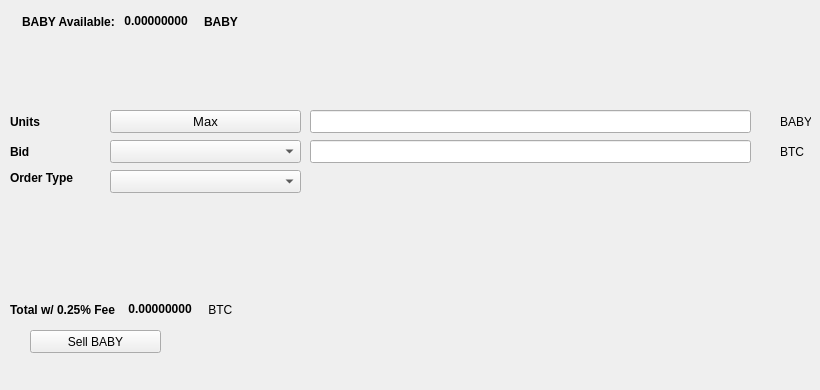
   <widget class="QWidget" name="SellTab">
    <attribute name="title">
     <string>Sell</string>
    </attribute>
    <widget class="QLabel" name="label_16">
     <property name="geometry">
      <rect>
       <x>780</x>
       <y>140</y>
       <width>31</width>
       <height>23</height>
      </rect>
     </property>
     <property name="text">
      <string>BTC</string>
     </property>
    </widget>
    <widget class="QComboBox" name="SellBidcomboBox">
     <property name="geometry">
      <rect>
       <x>110</x>
       <y>140</y>
       <width>191</width>
       <height>23</height>
      </rect>
     </property>
     <property name="font">
      <font>
       <pointsize>10</pointsize>
      </font>
     </property>
    </widget>
    <widget class="QLabel" name="label_18">
     <property name="geometry">
      <rect>
       <x>10</x>
       <y>110</y>
       <width>46</width>
       <height>23</height>
      </rect>
     </property>
     <property name="font">
      <font>
       <weight>75</weight>
       <bold>true</bold>
      </font>
     </property>
     <property name="text">
      <string>Units</string>
     </property>
    </widget>
    <widget class="QPushButton" name="Sell_Max_Amount">
     <property name="geometry">
      <rect>
       <x>110</x>
       <y>110</y>
       <width>191</width>
       <height>23</height>
      </rect>
     </property>
     <property name="font">
      <font>
       <pointsize>10</pointsize>
      </font>
     </property>
     <property name="text">
      <string>Max</string>
     </property>
    </widget>
    <widget class="QLabel" name="label_20">
     <property name="geometry">
      <rect>
       <x>10</x>
       <y>170</y>
       <width>91</width>
       <height>16</height>
      </rect>
     </property>
     <property name="font">
      <font>
       <weight>75</weight>
       <bold>true</bold>
      </font>
     </property>
     <property name="text">
      <string>Order Type</string>
     </property>
    </widget>
    <widget class="QComboBox" name="SellOrdertypeCombo">
     <property name="geometry">
      <rect>
       <x>110</x>
       <y>170</y>
       <width>191</width>
       <height>23</height>
      </rect>
     </property>
     <property name="font">
      <font>
       <pointsize>10</pointsize>
      </font>
     </property>
    </widget>
    <widget class="QLabel" name="label_21">
     <property name="geometry">
      <rect>
       <x>10</x>
       <y>140</y>
       <width>46</width>
       <height>23</height>
      </rect>
     </property>
     <property name="font">
      <font>
       <weight>75</weight>
       <bold>true</bold>
      </font>
     </property>
     <property name="text">
      <string>Bid</string>
     </property>
    </widget>
    <widget class="QLabel" name="label_22">
     <property name="geometry">
      <rect>
       <x>780</x>
       <y>110</y>
       <width>31</width>
       <height>23</height>
      </rect>
     </property>
     <property name="text">
      <string>BABY</string>
     </property>
    </widget>
    <widget class="QLineEdit" name="UnitsInputBABY">
     <property name="geometry">
      <rect>
       <x>310</x>
       <y>110</y>
       <width>441</width>
       <height>23</height>
      </rect>
     </property>
     <property name="font">
      <font>
       <pointsize>9</pointsize>
       <weight>75</weight>
       <bold>true</bold>
      </font>
     </property>
    </widget>
    <widget class="QLineEdit" name="SellBidPriceEdit">
     <property name="geometry">
      <rect>
       <x>310</x>
       <y>140</y>
       <width>441</width>
       <height>23</height>
      </rect>
     </property>
     <property name="font">
      <font>
       <pointsize>9</pointsize>
       <weight>75</weight>
       <bold>true</bold>
      </font>
     </property>
    </widget>
    <widget class="QPushButton" name="SellBABYBTN">
     <property name="geometry">
      <rect>
       <x>30</x>
       <y>330</y>
       <width>131</width>
       <height>23</height>
      </rect>
     </property>
     <property name="text">
      <string>Sell BABY</string>
     </property>
     <property name="icon">
      <iconset resource="../baby">
       <normaloff>:/icons/bitcoin</normaloff>:/icons/bitcoin</iconset>
     </property>
    </widget>
    <widget class="QWidget" name="layoutWidget3">
     <property name="geometry">
      <rect>
       <x>22</x>
       <y>12</y>
       <width>258</width>
       <height>19</height>
      </rect>
     </property>
     <layout class="QHBoxLayout" name="horizontalLayout">
      <item>
       <widget class="QLabel" name="label232_2">
        <property name="font">
         <font>
          <weight>75</weight>
          <bold>true</bold>
         </font>
        </property>
        <property name="text">
         <string>BABY Available:</string>
        </property>
       </widget>
      </item>
      <item>
       <widget class="QLabel" name="BABYAvailableLabel">
        <property name="palette">
         <palette>
          <active>
           <colorrole role="WindowText">
            <brush brushstyle="SolidPattern">
             <color alpha="255">
              <red>0</red>
              <green>0</green>
              <blue>0</blue>
             </color>
            </brush>
           </colorrole>
           <colorrole role="Button">
            <brush brushstyle="SolidPattern">
             <color alpha="255">
              <red>0</red>
              <green>170</green>
              <blue>0</blue>
             </color>
            </brush>
           </colorrole>
           <colorrole role="Light">
            <brush brushstyle="SolidPattern">
             <color alpha="255">
              <red>0</red>
              <green>255</green>
              <blue>0</blue>
             </color>
            </brush>
           </colorrole>
           <colorrole role="Midlight">
            <brush brushstyle="SolidPattern">
             <color alpha="255">
              <red>0</red>
              <green>212</green>
              <blue>0</blue>
             </color>
            </brush>
           </colorrole>
           <colorrole role="Dark">
            <brush brushstyle="SolidPattern">
             <color alpha="255">
              <red>0</red>
              <green>85</green>
              <blue>0</blue>
             </color>
            </brush>
           </colorrole>
           <colorrole role="Mid">
            <brush brushstyle="SolidPattern">
             <color alpha="255">
              <red>0</red>
              <green>113</green>
              <blue>0</blue>
             </color>
            </brush>
           </colorrole>
           <colorrole role="Text">
            <brush brushstyle="SolidPattern">
             <color alpha="255">
              <red>0</red>
              <green>170</green>
              <blue>0</blue>
             </color>
            </brush>
           </colorrole>
           <colorrole role="BrightText">
            <brush brushstyle="SolidPattern">
             <color alpha="255">
              <red>255</red>
              <green>255</green>
              <blue>255</blue>
             </color>
            </brush>
           </colorrole>
           <colorrole role="ButtonText">
            <brush brushstyle="SolidPattern">
             <color alpha="255">
              <red>0</red>
              <green>0</green>
              <blue>0</blue>
             </color>
            </brush>
           </colorrole>
           <colorrole role="Base">
            <brush brushstyle="SolidPattern">
             <color alpha="255">
              <red>255</red>
              <green>255</green>
              <blue>255</blue>
             </color>
            </brush>
           </colorrole>
           <colorrole role="Window">
            <brush brushstyle="SolidPattern">
             <color alpha="255">
              <red>0</red>
              <green>170</green>
              <blue>0</blue>
             </color>
            </brush>
           </colorrole>
           <colorrole role="Shadow">
            <brush brushstyle="SolidPattern">
             <color alpha="255">
              <red>0</red>
              <green>0</green>
              <blue>0</blue>
             </color>
            </brush>
           </colorrole>
           <colorrole role="AlternateBase">
            <brush brushstyle="SolidPattern">
             <color alpha="255">
              <red>127</red>
              <green>212</green>
              <blue>127</blue>
             </color>
            </brush>
           </colorrole>
           <colorrole role="ToolTipBase">
            <brush brushstyle="SolidPattern">
             <color alpha="255">
              <red>255</red>
              <green>255</green>
              <blue>220</blue>
             </color>
            </brush>
           </colorrole>
           <colorrole role="ToolTipText">
            <brush brushstyle="SolidPattern">
             <color alpha="255">
              <red>0</red>
              <green>0</green>
              <blue>0</blue>
             </color>
            </brush>
           </colorrole>
          </active>
          <inactive>
           <colorrole role="WindowText">
            <brush brushstyle="SolidPattern">
             <color alpha="255">
              <red>0</red>
              <green>0</green>
              <blue>0</blue>
             </color>
            </brush>
           </colorrole>
           <colorrole role="Button">
            <brush brushstyle="SolidPattern">
             <color alpha="255">
              <red>0</red>
              <green>170</green>
              <blue>0</blue>
             </color>
            </brush>
           </colorrole>
           <colorrole role="Light">
            <brush brushstyle="SolidPattern">
             <color alpha="255">
              <red>0</red>
              <green>255</green>
              <blue>0</blue>
             </color>
            </brush>
           </colorrole>
           <colorrole role="Midlight">
            <brush brushstyle="SolidPattern">
             <color alpha="255">
              <red>0</red>
              <green>212</green>
              <blue>0</blue>
             </color>
            </brush>
           </colorrole>
           <colorrole role="Dark">
            <brush brushstyle="SolidPattern">
             <color alpha="255">
              <red>0</red>
              <green>85</green>
              <blue>0</blue>
             </color>
            </brush>
           </colorrole>
           <colorrole role="Mid">
            <brush brushstyle="SolidPattern">
             <color alpha="255">
              <red>0</red>
              <green>113</green>
              <blue>0</blue>
             </color>
            </brush>
           </colorrole>
           <colorrole role="Text">
            <brush brushstyle="SolidPattern">
             <color alpha="255">
              <red>0</red>
              <green>170</green>
              <blue>0</blue>
             </color>
            </brush>
           </colorrole>
           <colorrole role="BrightText">
            <brush brushstyle="SolidPattern">
             <color alpha="255">
              <red>255</red>
              <green>255</green>
              <blue>255</blue>
             </color>
            </brush>
           </colorrole>
           <colorrole role="ButtonText">
            <brush brushstyle="SolidPattern">
             <color alpha="255">
              <red>0</red>
              <green>0</green>
              <blue>0</blue>
             </color>
            </brush>
           </colorrole>
           <colorrole role="Base">
            <brush brushstyle="SolidPattern">
             <color alpha="255">
              <red>255</red>
              <green>255</green>
              <blue>255</blue>
             </color>
            </brush>
           </colorrole>
           <colorrole role="Window">
            <brush brushstyle="SolidPattern">
             <color alpha="255">
              <red>0</red>
              <green>170</green>
              <blue>0</blue>
             </color>
            </brush>
           </colorrole>
           <colorrole role="Shadow">
            <brush brushstyle="SolidPattern">
             <color alpha="255">
              <red>0</red>
              <green>0</green>
              <blue>0</blue>
             </color>
            </brush>
           </colorrole>
           <colorrole role="AlternateBase">
            <brush brushstyle="SolidPattern">
             <color alpha="255">
              <red>127</red>
              <green>212</green>
              <blue>127</blue>
             </color>
            </brush>
           </colorrole>
           <colorrole role="ToolTipBase">
            <brush brushstyle="SolidPattern">
             <color alpha="255">
              <red>255</red>
              <green>255</green>
              <blue>220</blue>
             </color>
            </brush>
           </colorrole>
           <colorrole role="ToolTipText">
            <brush brushstyle="SolidPattern">
             <color alpha="255">
              <red>0</red>
              <green>0</green>
              <blue>0</blue>
             </color>
            </brush>
           </colorrole>
          </inactive>
          <disabled>
           <colorrole role="WindowText">
            <brush brushstyle="SolidPattern">
             <color alpha="255">
              <red>0</red>
              <green>85</green>
              <blue>0</blue>
             </color>
            </brush>
           </colorrole>
           <colorrole role="Button">
            <brush brushstyle="SolidPattern">
             <color alpha="255">
              <red>0</red>
              <green>170</green>
              <blue>0</blue>
             </color>
            </brush>
           </colorrole>
           <colorrole role="Light">
            <brush brushstyle="SolidPattern">
             <color alpha="255">
              <red>0</red>
              <green>255</green>
              <blue>0</blue>
             </color>
            </brush>
           </colorrole>
           <colorrole role="Midlight">
            <brush brushstyle="SolidPattern">
             <color alpha="255">
              <red>0</red>
              <green>212</green>
              <blue>0</blue>
             </color>
            </brush>
           </colorrole>
           <colorrole role="Dark">
            <brush brushstyle="SolidPattern">
             <color alpha="255">
              <red>0</red>
              <green>85</green>
              <blue>0</blue>
             </color>
            </brush>
           </colorrole>
           <colorrole role="Mid">
            <brush brushstyle="SolidPattern">
             <color alpha="255">
              <red>0</red>
              <green>113</green>
              <blue>0</blue>
             </color>
            </brush>
           </colorrole>
           <colorrole role="Text">
            <brush brushstyle="SolidPattern">
             <color alpha="255">
              <red>0</red>
              <green>85</green>
              <blue>0</blue>
             </color>
            </brush>
           </colorrole>
           <colorrole role="BrightText">
            <brush brushstyle="SolidPattern">
             <color alpha="255">
              <red>255</red>
              <green>255</green>
              <blue>255</blue>
             </color>
            </brush>
           </colorrole>
           <colorrole role="ButtonText">
            <brush brushstyle="SolidPattern">
             <color alpha="255">
              <red>0</red>
              <green>85</green>
              <blue>0</blue>
             </color>
            </brush>
           </colorrole>
           <colorrole role="Base">
            <brush brushstyle="SolidPattern">
             <color alpha="255">
              <red>0</red>
              <green>170</green>
              <blue>0</blue>
             </color>
            </brush>
           </colorrole>
           <colorrole role="Window">
            <brush brushstyle="SolidPattern">
             <color alpha="255">
              <red>0</red>
              <green>170</green>
              <blue>0</blue>
             </color>
            </brush>
           </colorrole>
           <colorrole role="Shadow">
            <brush brushstyle="SolidPattern">
             <color alpha="255">
              <red>0</red>
              <green>0</green>
              <blue>0</blue>
             </color>
            </brush>
           </colorrole>
           <colorrole role="AlternateBase">
            <brush brushstyle="SolidPattern">
             <color alpha="255">
              <red>0</red>
              <green>170</green>
              <blue>0</blue>
             </color>
            </brush>
           </colorrole>
           <colorrole role="ToolTipBase">
            <brush brushstyle="SolidPattern">
             <color alpha="255">
              <red>255</red>
              <green>255</green>
              <blue>220</blue>
             </color>
            </brush>
           </colorrole>
           <colorrole role="ToolTipText">
            <brush brushstyle="SolidPattern">
             <color alpha="255">
              <red>0</red>
              <green>0</green>
              <blue>0</blue>
             </color>
            </brush>
           </colorrole>
          </disabled>
         </palette>
        </property>
        <property name="font">
         <font>
          <weight>75</weight>
          <bold>true</bold>
         </font>
        </property>
        <property name="text">
         <string> 0.00000000 </string>
        </property>
        <property name="textInteractionFlags">
         <set>Qt::LinksAccessibleByMouse|Qt::TextSelectableByKeyboard|Qt::TextSelectableByMouse</set>
        </property>
       </widget>
      </item>
      <item>
       <widget class="QLabel" name="labelBABY">
        <property name="font">
         <font>
          <weight>75</weight>
          <bold>true</bold>
         </font>
        </property>
        <property name="text">
         <string>BABY</string>
        </property>
       </widget>
      </item>
     </layout>
    </widget>
    <widget class="QWidget" name="layoutWidget">
     <property name="geometry">
      <rect>
       <x>10</x>
       <y>300</y>
       <width>268</width>
       <height>19</height>
      </rect>
     </property>
     <layout class="QHBoxLayout" name="horizontalLayout_2">
      <item>
       <widget class="QLabel" name="label_19">
        <property name="font">
         <font>
          <weight>75</weight>
          <bold>true</bold>
         </font>
        </property>
        <property name="text">
         <string>Total w/ 0.25% Fee </string>
        </property>
       </widget>
      </item>
      <item>
       <widget class="QLabel" name="SellCostLabel">
        <property name="palette">
         <palette>
          <active>
           <colorrole role="WindowText">
            <brush brushstyle="SolidPattern">
             <color alpha="255">
              <red>0</red>
              <green>0</green>
              <blue>0</blue>
             </color>
            </brush>
           </colorrole>
           <colorrole role="Button">
            <brush brushstyle="SolidPattern">
             <color alpha="255">
              <red>0</red>
              <green>170</green>
              <blue>0</blue>
             </color>
            </brush>
           </colorrole>
           <colorrole role="Light">
            <brush brushstyle="SolidPattern">
             <color alpha="255">
              <red>0</red>
              <green>255</green>
              <blue>0</blue>
             </color>
            </brush>
           </colorrole>
           <colorrole role="Midlight">
            <brush brushstyle="SolidPattern">
             <color alpha="255">
              <red>0</red>
              <green>212</green>
              <blue>0</blue>
             </color>
            </brush>
           </colorrole>
           <colorrole role="Dark">
            <brush brushstyle="SolidPattern">
             <color alpha="255">
              <red>0</red>
              <green>85</green>
              <blue>0</blue>
             </color>
            </brush>
           </colorrole>
           <colorrole role="Mid">
            <brush brushstyle="SolidPattern">
             <color alpha="255">
              <red>0</red>
              <green>113</green>
              <blue>0</blue>
             </color>
            </brush>
           </colorrole>
           <colorrole role="Text">
            <brush brushstyle="SolidPattern">
             <color alpha="255">
              <red>0</red>
              <green>170</green>
              <blue>0</blue>
             </color>
            </brush>
           </colorrole>
           <colorrole role="BrightText">
            <brush brushstyle="SolidPattern">
             <color alpha="255">
              <red>255</red>
              <green>255</green>
              <blue>255</blue>
             </color>
            </brush>
           </colorrole>
           <colorrole role="ButtonText">
            <brush brushstyle="SolidPattern">
             <color alpha="255">
              <red>0</red>
              <green>0</green>
              <blue>0</blue>
             </color>
            </brush>
           </colorrole>
           <colorrole role="Base">
            <brush brushstyle="SolidPattern">
             <color alpha="255">
              <red>255</red>
              <green>255</green>
              <blue>255</blue>
             </color>
            </brush>
           </colorrole>
           <colorrole role="Window">
            <brush brushstyle="SolidPattern">
             <color alpha="255">
              <red>0</red>
              <green>170</green>
              <blue>0</blue>
             </color>
            </brush>
           </colorrole>
           <colorrole role="Shadow">
            <brush brushstyle="SolidPattern">
             <color alpha="255">
              <red>0</red>
              <green>0</green>
              <blue>0</blue>
             </color>
            </brush>
           </colorrole>
           <colorrole role="AlternateBase">
            <brush brushstyle="SolidPattern">
             <color alpha="255">
              <red>127</red>
              <green>212</green>
              <blue>127</blue>
             </color>
            </brush>
           </colorrole>
           <colorrole role="ToolTipBase">
            <brush brushstyle="SolidPattern">
             <color alpha="255">
              <red>255</red>
              <green>255</green>
              <blue>220</blue>
             </color>
            </brush>
           </colorrole>
           <colorrole role="ToolTipText">
            <brush brushstyle="SolidPattern">
             <color alpha="255">
              <red>0</red>
              <green>0</green>
              <blue>0</blue>
             </color>
            </brush>
           </colorrole>
          </active>
          <inactive>
           <colorrole role="WindowText">
            <brush brushstyle="SolidPattern">
             <color alpha="255">
              <red>0</red>
              <green>0</green>
              <blue>0</blue>
             </color>
            </brush>
           </colorrole>
           <colorrole role="Button">
            <brush brushstyle="SolidPattern">
             <color alpha="255">
              <red>0</red>
              <green>170</green>
              <blue>0</blue>
             </color>
            </brush>
           </colorrole>
           <colorrole role="Light">
            <brush brushstyle="SolidPattern">
             <color alpha="255">
              <red>0</red>
              <green>255</green>
              <blue>0</blue>
             </color>
            </brush>
           </colorrole>
           <colorrole role="Midlight">
            <brush brushstyle="SolidPattern">
             <color alpha="255">
              <red>0</red>
              <green>212</green>
              <blue>0</blue>
             </color>
            </brush>
           </colorrole>
           <colorrole role="Dark">
            <brush brushstyle="SolidPattern">
             <color alpha="255">
              <red>0</red>
              <green>85</green>
              <blue>0</blue>
             </color>
            </brush>
           </colorrole>
           <colorrole role="Mid">
            <brush brushstyle="SolidPattern">
             <color alpha="255">
              <red>0</red>
              <green>113</green>
              <blue>0</blue>
             </color>
            </brush>
           </colorrole>
           <colorrole role="Text">
            <brush brushstyle="SolidPattern">
             <color alpha="255">
              <red>0</red>
              <green>170</green>
              <blue>0</blue>
             </color>
            </brush>
           </colorrole>
           <colorrole role="BrightText">
            <brush brushstyle="SolidPattern">
             <color alpha="255">
              <red>255</red>
              <green>255</green>
              <blue>255</blue>
             </color>
            </brush>
           </colorrole>
           <colorrole role="ButtonText">
            <brush brushstyle="SolidPattern">
             <color alpha="255">
              <red>0</red>
              <green>0</green>
              <blue>0</blue>
             </color>
            </brush>
           </colorrole>
           <colorrole role="Base">
            <brush brushstyle="SolidPattern">
             <color alpha="255">
              <red>255</red>
              <green>255</green>
              <blue>255</blue>
             </color>
            </brush>
           </colorrole>
           <colorrole role="Window">
            <brush brushstyle="SolidPattern">
             <color alpha="255">
              <red>0</red>
              <green>170</green>
              <blue>0</blue>
             </color>
            </brush>
           </colorrole>
           <colorrole role="Shadow">
            <brush brushstyle="SolidPattern">
             <color alpha="255">
              <red>0</red>
              <green>0</green>
              <blue>0</blue>
             </color>
            </brush>
           </colorrole>
           <colorrole role="AlternateBase">
            <brush brushstyle="SolidPattern">
             <color alpha="255">
              <red>127</red>
              <green>212</green>
              <blue>127</blue>
             </color>
            </brush>
           </colorrole>
           <colorrole role="ToolTipBase">
            <brush brushstyle="SolidPattern">
             <color alpha="255">
              <red>255</red>
              <green>255</green>
              <blue>220</blue>
             </color>
            </brush>
           </colorrole>
           <colorrole role="ToolTipText">
            <brush brushstyle="SolidPattern">
             <color alpha="255">
              <red>0</red>
              <green>0</green>
              <blue>0</blue>
             </color>
            </brush>
           </colorrole>
          </inactive>
          <disabled>
           <colorrole role="WindowText">
            <brush brushstyle="SolidPattern">
             <color alpha="255">
              <red>0</red>
              <green>85</green>
              <blue>0</blue>
             </color>
            </brush>
           </colorrole>
           <colorrole role="Button">
            <brush brushstyle="SolidPattern">
             <color alpha="255">
              <red>0</red>
              <green>170</green>
              <blue>0</blue>
             </color>
            </brush>
           </colorrole>
           <colorrole role="Light">
            <brush brushstyle="SolidPattern">
             <color alpha="255">
              <red>0</red>
              <green>255</green>
              <blue>0</blue>
             </color>
            </brush>
           </colorrole>
           <colorrole role="Midlight">
            <brush brushstyle="SolidPattern">
             <color alpha="255">
              <red>0</red>
              <green>212</green>
              <blue>0</blue>
             </color>
            </brush>
           </colorrole>
           <colorrole role="Dark">
            <brush brushstyle="SolidPattern">
             <color alpha="255">
              <red>0</red>
              <green>85</green>
              <blue>0</blue>
             </color>
            </brush>
           </colorrole>
           <colorrole role="Mid">
            <brush brushstyle="SolidPattern">
             <color alpha="255">
              <red>0</red>
              <green>113</green>
              <blue>0</blue>
             </color>
            </brush>
           </colorrole>
           <colorrole role="Text">
            <brush brushstyle="SolidPattern">
             <color alpha="255">
              <red>0</red>
              <green>85</green>
              <blue>0</blue>
             </color>
            </brush>
           </colorrole>
           <colorrole role="BrightText">
            <brush brushstyle="SolidPattern">
             <color alpha="255">
              <red>255</red>
              <green>255</green>
              <blue>255</blue>
             </color>
            </brush>
           </colorrole>
           <colorrole role="ButtonText">
            <brush brushstyle="SolidPattern">
             <color alpha="255">
              <red>0</red>
              <green>85</green>
              <blue>0</blue>
             </color>
            </brush>
           </colorrole>
           <colorrole role="Base">
            <brush brushstyle="SolidPattern">
             <color alpha="255">
              <red>0</red>
              <green>170</green>
              <blue>0</blue>
             </color>
            </brush>
           </colorrole>
           <colorrole role="Window">
            <brush brushstyle="SolidPattern">
             <color alpha="255">
              <red>0</red>
              <green>170</green>
              <blue>0</blue>
             </color>
            </brush>
           </colorrole>
           <colorrole role="Shadow">
            <brush brushstyle="SolidPattern">
             <color alpha="255">
              <red>0</red>
              <green>0</green>
              <blue>0</blue>
             </color>
            </brush>
           </colorrole>
           <colorrole role="AlternateBase">
            <brush brushstyle="SolidPattern">
             <color alpha="255">
              <red>0</red>
              <green>170</green>
              <blue>0</blue>
             </color>
            </brush>
           </colorrole>
           <colorrole role="ToolTipBase">
            <brush brushstyle="SolidPattern">
             <color alpha="255">
              <red>255</red>
              <green>255</green>
              <blue>220</blue>
             </color>
            </brush>
           </colorrole>
           <colorrole role="ToolTipText">
            <brush brushstyle="SolidPattern">
             <color alpha="255">
              <red>0</red>
              <green>0</green>
              <blue>0</blue>
             </color>
            </brush>
           </colorrole>
          </disabled>
         </palette>
        </property>
        <property name="font">
         <font>
          <weight>75</weight>
          <bold>true</bold>
         </font>
        </property>
        <property name="autoFillBackground">
         <bool>false</bool>
        </property>
        <property name="text">
         <string> 0.00000000</string>
        </property>
        <property name="textInteractionFlags">
         <set>Qt::LinksAccessibleByMouse|Qt::TextSelectableByMouse</set>
        </property>
       </widget>
      </item>
      <item>
       <widget class="QLabel" name="label_17">
        <property name="font">
         <font>
          <weight>50</weight>
          <bold>false</bold>
         </font>
        </property>
        <property name="text">
         <string> BTC</string>
        </property>
       </widget>
      </item>
     </layout>
    </widget>
    <widget class="QLabel" name="label_23">
     <property name="geometry">
      <rect>
       <x>460</x>
       <y>300</y>
       <width>281</width>
       <height>81</height>
      </rect>
     </property>
     <property name="text">
      <string/>
     </property>
     <property name="pixmap">
      <pixmap>:/images/bittrex</pixmap>
     </property>
    </widget>
   </widget>
